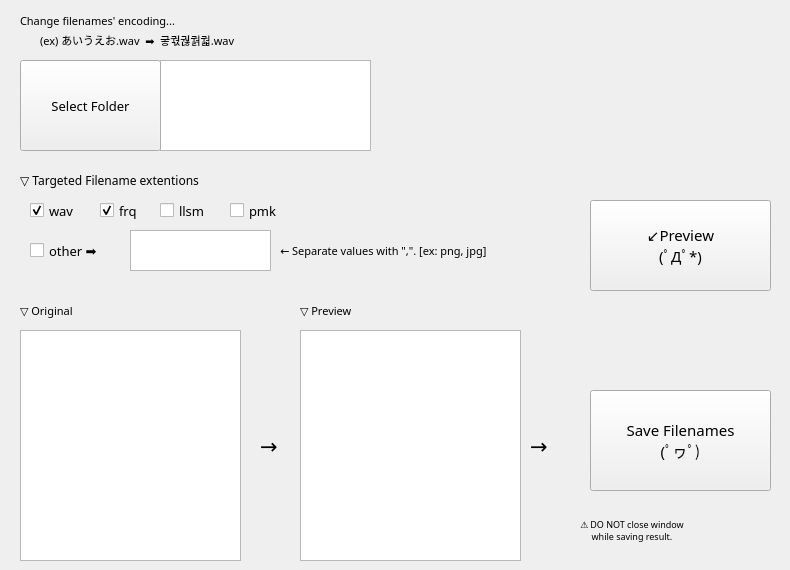
    <widget class="QWidget" name="tab_filename">
     <property name="sizePolicy">
      <sizepolicy hsizetype="Expanding" vsizetype="Preferred">
       <horstretch>0</horstretch>
       <verstretch>0</verstretch>
      </sizepolicy>
     </property>
     <attribute name="title">
      <string>change Filenames</string>
     </attribute>
     <widget class="QTextBrowser" name="flTextReadonlyPath">
      <property name="geometry">
       <rect>
        <x>160</x>
        <y>60</y>
        <width>211</width>
        <height>91</height>
       </rect>
      </property>
      <property name="font">
       <font>
        <family>함초롬돋움</family>
        <pointsize>9</pointsize>
       </font>
      </property>
      <property name="cursor" stdset="0">
       <cursorShape>IBeamCursor</cursorShape>
      </property>
      <property name="mouseTracking">
       <bool>true</bool>
      </property>
      <property name="tabletTracking">
       <bool>false</bool>
      </property>
      <property name="focusPolicy">
       <enum>Qt::StrongFocus</enum>
      </property>
      <property name="autoFillBackground">
       <bool>false</bool>
      </property>
      <property name="frameShadow">
       <enum>QFrame::Plain</enum>
      </property>
      <property name="verticalScrollBarPolicy">
       <enum>Qt::ScrollBarAsNeeded</enum>
      </property>
     </widget>
     <widget class="QPushButton" name="flButtonFolderSelect">
      <property name="geometry">
       <rect>
        <x>20</x>
        <y>60</y>
        <width>141</width>
        <height>91</height>
       </rect>
      </property>
      <property name="font">
       <font>
        <family>함초롬돋움</family>
        <pointsize>10</pointsize>
        <kerning>true</kerning>
       </font>
      </property>
      <property name="cursor">
       <cursorShape>PointingHandCursor</cursorShape>
      </property>
      <property name="mouseTracking">
       <bool>true</bool>
      </property>
      <property name="text">
       <string>Select Folder</string>
      </property>
      <property name="flat">
       <bool>false</bool>
      </property>
     </widget>
     <widget class="QLabel" name="flLabel1">
      <property name="geometry">
       <rect>
        <x>20</x>
        <y>10</y>
        <width>511</width>
        <height>21</height>
       </rect>
      </property>
      <property name="font">
       <font>
        <family>함초롬돋움</family>
        <pointsize>8</pointsize>
       </font>
      </property>
      <property name="cursor">
       <cursorShape>WhatsThisCursor</cursorShape>
      </property>
      <property name="text">
       <string>Change filenames' encoding...</string>
      </property>
     </widget>
     <widget class="QLabel" name="flLabel2">
      <property name="geometry">
       <rect>
        <x>40</x>
        <y>30</y>
        <width>281</width>
        <height>21</height>
       </rect>
      </property>
      <property name="font">
       <font>
        <family>함초롬돋움</family>
        <pointsize>8</pointsize>
       </font>
      </property>
      <property name="cursor">
       <cursorShape>WhatsThisCursor</cursorShape>
      </property>
      <property name="text">
       <string>(ex) あいうえお.wav  ➡️  궇궋궎궑궓.wav</string>
      </property>
     </widget>
     <widget class="QCheckBox" name="flCheckWav">
      <property name="geometry">
       <rect>
        <x>30</x>
        <y>190</y>
        <width>61</width>
        <height>41</height>
       </rect>
      </property>
      <property name="font">
       <font>
        <family>함초롬돋움</family>
        <pointsize>10</pointsize>
        <stylestrategy>PreferDefault</stylestrategy>
        <kerning>true</kerning>
       </font>
      </property>
      <property name="cursor">
       <cursorShape>PointingHandCursor</cursorShape>
      </property>
      <property name="focusPolicy">
       <enum>Qt::ClickFocus</enum>
      </property>
      <property name="toolTip">
       <string>change filenames with &quot;.wav&quot; extention.</string>
      </property>
      <property name="toolTipDuration">
       <number>30000</number>
      </property>
      <property name="statusTip">
       <string notr="true"/>
      </property>
      <property name="whatsThis">
       <string/>
      </property>
      <property name="text">
       <string>wav</string>
      </property>
      <property name="checked">
       <bool>true</bool>
      </property>
      <property name="tristate">
       <bool>false</bool>
      </property>
     </widget>
     <widget class="QLabel" name="filenameLabel3">
      <property name="geometry">
       <rect>
        <x>20</x>
        <y>170</y>
        <width>231</width>
        <height>21</height>
       </rect>
      </property>
      <property name="font">
       <font>
        <family>함초롬돋움</family>
        <pointsize>9</pointsize>
       </font>
      </property>
      <property name="text">
       <string>▽ Targeted Filename extentions</string>
      </property>
     </widget>
     <widget class="QCheckBox" name="flCheckFrq">
      <property name="geometry">
       <rect>
        <x>100</x>
        <y>190</y>
        <width>61</width>
        <height>41</height>
       </rect>
      </property>
      <property name="font">
       <font>
        <family>함초롬돋움</family>
        <pointsize>10</pointsize>
        <stylestrategy>PreferDefault</stylestrategy>
        <kerning>true</kerning>
       </font>
      </property>
      <property name="cursor">
       <cursorShape>PointingHandCursor</cursorShape>
      </property>
      <property name="focusPolicy">
       <enum>Qt::ClickFocus</enum>
      </property>
      <property name="toolTip">
       <string>change filenames with &quot;.frq&quot; extention.</string>
      </property>
      <property name="toolTipDuration">
       <number>30000</number>
      </property>
      <property name="whatsThis">
       <string/>
      </property>
      <property name="text">
       <string>frq</string>
      </property>
      <property name="checked">
       <bool>true</bool>
      </property>
      <property name="tristate">
       <bool>false</bool>
      </property>
     </widget>
     <widget class="QCheckBox" name="flCheckLlsm">
      <property name="geometry">
       <rect>
        <x>160</x>
        <y>190</y>
        <width>61</width>
        <height>41</height>
       </rect>
      </property>
      <property name="font">
       <font>
        <family>함초롬돋움</family>
        <pointsize>10</pointsize>
        <stylestrategy>PreferDefault</stylestrategy>
        <kerning>true</kerning>
       </font>
      </property>
      <property name="cursor">
       <cursorShape>PointingHandCursor</cursorShape>
      </property>
      <property name="focusPolicy">
       <enum>Qt::ClickFocus</enum>
      </property>
      <property name="toolTip">
       <string>change filenames with &quot;.llsm&quot; extention.</string>
      </property>
      <property name="toolTipDuration">
       <number>30000</number>
      </property>
      <property name="whatsThis">
       <string/>
      </property>
      <property name="text">
       <string>llsm</string>
      </property>
      <property name="tristate">
       <bool>false</bool>
      </property>
     </widget>
     <widget class="QCheckBox" name="flCheckPmk">
      <property name="geometry">
       <rect>
        <x>230</x>
        <y>190</y>
        <width>61</width>
        <height>41</height>
       </rect>
      </property>
      <property name="font">
       <font>
        <family>함초롬돋움</family>
        <pointsize>10</pointsize>
        <stylestrategy>PreferDefault</stylestrategy>
        <kerning>true</kerning>
       </font>
      </property>
      <property name="cursor">
       <cursorShape>PointingHandCursor</cursorShape>
      </property>
      <property name="focusPolicy">
       <enum>Qt::ClickFocus</enum>
      </property>
      <property name="toolTip">
       <string>change filenames with &quot;.pmk&quot; extention.</string>
      </property>
      <property name="toolTipDuration">
       <number>30000</number>
      </property>
      <property name="whatsThis">
       <string/>
      </property>
      <property name="text">
       <string>pmk</string>
      </property>
      <property name="tristate">
       <bool>false</bool>
      </property>
     </widget>
     <widget class="QCheckBox" name="flCheckOther">
      <property name="geometry">
       <rect>
        <x>30</x>
        <y>230</y>
        <width>91</width>
        <height>41</height>
       </rect>
      </property>
      <property name="font">
       <font>
        <family>함초롬돋움</family>
        <pointsize>10</pointsize>
        <stylestrategy>PreferDefault</stylestrategy>
        <kerning>true</kerning>
       </font>
      </property>
      <property name="cursor">
       <cursorShape>PointingHandCursor</cursorShape>
      </property>
      <property name="focusPolicy">
       <enum>Qt::ClickFocus</enum>
      </property>
      <property name="toolTip">
       <string>change filenames with *your wanted extention*.</string>
      </property>
      <property name="toolTipDuration">
       <number>30000</number>
      </property>
      <property name="whatsThis">
       <string/>
      </property>
      <property name="text">
       <string>other ➡️</string>
      </property>
      <property name="tristate">
       <bool>false</bool>
      </property>
     </widget>
     <widget class="QTextEdit" name="flTextOther">
      <property name="geometry">
       <rect>
        <x>130</x>
        <y>230</y>
        <width>141</width>
        <height>41</height>
       </rect>
      </property>
     </widget>
     <widget class="QLabel" name="flLabel4">
      <property name="geometry">
       <rect>
        <x>280</x>
        <y>230</y>
        <width>291</width>
        <height>41</height>
       </rect>
      </property>
      <property name="font">
       <font>
        <family>함초롬돋움</family>
        <pointsize>8</pointsize>
       </font>
      </property>
      <property name="cursor">
       <cursorShape>WhatsThisCursor</cursorShape>
      </property>
      <property name="text">
       <string>← Separate values with &quot;,&quot;. [ex: png, jpg]</string>
      </property>
     </widget>
     <widget class="QPushButton" name="flButtonPreview">
      <property name="geometry">
       <rect>
        <x>590</x>
        <y>200</y>
        <width>181</width>
        <height>91</height>
       </rect>
      </property>
      <property name="font">
       <font>
        <family>함초롬돋움</family>
        <pointsize>11</pointsize>
       </font>
      </property>
      <property name="cursor">
       <cursorShape>PointingHandCursor</cursorShape>
      </property>
      <property name="mouseTracking">
       <bool>true</bool>
      </property>
      <property name="text">
       <string>↙️Preview 
(ﾟДﾟ*)</string>
      </property>
      <property name="flat">
       <bool>false</bool>
      </property>
     </widget>
     <widget class="QLabel" name="flLabel5">
      <property name="geometry">
       <rect>
        <x>20</x>
        <y>300</y>
        <width>221</width>
        <height>21</height>
       </rect>
      </property>
      <property name="font">
       <font>
        <family>함초롬돋움</family>
        <pointsize>8</pointsize>
       </font>
      </property>
      <property name="text">
       <string>▽ Original</string>
      </property>
     </widget>
     <widget class="QListView" name="flListviewPreview">
      <property name="geometry">
       <rect>
        <x>300</x>
        <y>330</y>
        <width>221</width>
        <height>231</height>
       </rect>
      </property>
      <property name="font">
       <font>
        <family>함초롬돋움</family>
        <pointsize>7</pointsize>
        <italic>false</italic>
        <kerning>false</kerning>
       </font>
      </property>
      <property name="mouseTracking">
       <bool>true</bool>
      </property>
      <property name="focusPolicy">
       <enum>Qt::WheelFocus</enum>
      </property>
      <property name="autoFillBackground">
       <bool>true</bool>
      </property>
      <property name="lineWidth">
       <number>0</number>
      </property>
      <property name="autoScrollMargin">
       <number>10</number>
      </property>
      <property name="editTriggers">
       <set>QAbstractItemView::NoEditTriggers</set>
      </property>
      <property name="showDropIndicator" stdset="0">
       <bool>false</bool>
      </property>
      <property name="spacing">
       <number>1</number>
      </property>
     </widget>
     <widget class="QPushButton" name="flButtonSave">
      <property name="geometry">
       <rect>
        <x>590</x>
        <y>390</y>
        <width>181</width>
        <height>101</height>
       </rect>
      </property>
      <property name="font">
       <font>
        <family>함초롬돋움</family>
        <pointsize>11</pointsize>
       </font>
      </property>
      <property name="cursor">
       <cursorShape>PointingHandCursor</cursorShape>
      </property>
      <property name="mouseTracking">
       <bool>true</bool>
      </property>
      <property name="text">
       <string>Save Filenames
(ﾟヮﾟ)</string>
      </property>
      <property name="flat">
       <bool>false</bool>
      </property>
     </widget>
     <widget class="QLabel" name="flLabel7">
      <property name="geometry">
       <rect>
        <x>580</x>
        <y>510</y>
        <width>201</width>
        <height>41</height>
       </rect>
      </property>
      <property name="font">
       <font>
        <family>함초롬돋움</family>
        <pointsize>7</pointsize>
       </font>
      </property>
      <property name="cursor">
       <cursorShape>WhatsThisCursor</cursorShape>
      </property>
      <property name="toolTipDuration">
       <number>-1</number>
      </property>
      <property name="text">
       <string>⚠️ DO NOT close window 
     while saving result.</string>
      </property>
     </widget>
     <widget class="QLabel" name="flLabel6">
      <property name="geometry">
       <rect>
        <x>300</x>
        <y>300</y>
        <width>211</width>
        <height>21</height>
       </rect>
      </property>
      <property name="font">
       <font>
        <family>함초롬돋움</family>
        <pointsize>8</pointsize>
       </font>
      </property>
      <property name="text">
       <string>▽ Preview</string>
      </property>
     </widget>
     <widget class="QListView" name="flListviewOriginal">
      <property name="geometry">
       <rect>
        <x>20</x>
        <y>330</y>
        <width>221</width>
        <height>231</height>
       </rect>
      </property>
      <property name="font">
       <font>
        <family>함초롬돋움</family>
        <pointsize>7</pointsize>
        <italic>false</italic>
        <kerning>false</kerning>
       </font>
      </property>
      <property name="mouseTracking">
       <bool>true</bool>
      </property>
      <property name="focusPolicy">
       <enum>Qt::WheelFocus</enum>
      </property>
      <property name="autoFillBackground">
       <bool>true</bool>
      </property>
      <property name="lineWidth">
       <number>0</number>
      </property>
      <property name="autoScrollMargin">
       <number>10</number>
      </property>
      <property name="editTriggers">
       <set>QAbstractItemView::NoEditTriggers</set>
      </property>
      <property name="showDropIndicator" stdset="0">
       <bool>false</bool>
      </property>
      <property name="spacing">
       <number>1</number>
      </property>
     </widget>
     <widget class="QLabel" name="flLabel9">
      <property name="geometry">
       <rect>
        <x>530</x>
        <y>430</y>
        <width>41</width>
        <height>31</height>
       </rect>
      </property>
      <property name="font">
       <font>
        <family>함초롬돋움</family>
        <pointsize>16</pointsize>
       </font>
      </property>
      <property name="text">
       <string>→</string>
      </property>
     </widget>
     <widget class="QLabel" name="flLabel8">
      <property name="geometry">
       <rect>
        <x>260</x>
        <y>430</y>
        <width>41</width>
        <height>31</height>
       </rect>
      </property>
      <property name="font">
       <font>
        <family>함초롬돋움</family>
        <pointsize>16</pointsize>
       </font>
      </property>
      <property name="text">
       <string>→</string>
      </property>
     </widget>
    </widget>
